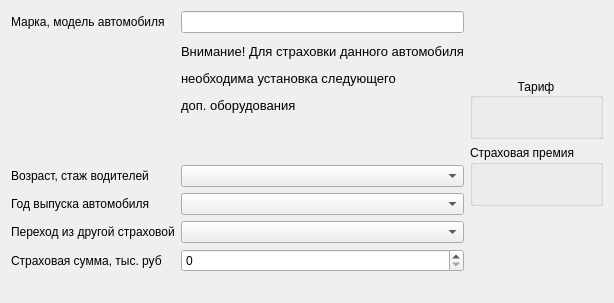
<?xml version="1.0" encoding="UTF-8"?>
<ui version="4.0">
 <class>calcCascoForm</class>
 <widget class="QDialog" name="calcCascoForm">
  <property name="geometry">
   <rect>
    <x>0</x>
    <y>0</y>
    <width>582</width>
    <height>303</height>
   </rect>
  </property>
  <property name="windowTitle">
   <string>Dialog</string>
  </property>
  <property name="sizeGripEnabled">
   <bool>false</bool>
  </property>
  <layout class="QVBoxLayout" name="verticalLayout_2">
   <item>
    <layout class="QGridLayout" name="gridLayout_4">
     <item row="0" column="0">
      <layout class="QGridLayout" name="gridLayout">
       <item row="3" column="0">
        <widget class="QLabel" name="label_4">
         <property name="text">
          <string>Год выпуска автомобиля</string>
         </property>
        </widget>
       </item>
       <item row="1" column="1">
        <widget class="QLabel" name="dopInfo">
         <property name="text">
          <string>&lt;html&gt;&lt;head/&gt;&lt;body&gt;&lt;p&gt;&lt;span style=&quot; font-size:10pt;&quot;&gt;Внимание! Для страховки данного автомобиля&lt;/span&gt;&lt;/p&gt;&lt;p&gt;&lt;span style=&quot; font-size:10pt;&quot;&gt;необходима установка следующего &lt;/span&gt;&lt;/p&gt;&lt;p&gt;&lt;span style=&quot; font-size:10pt;&quot;&gt;доп. оборудования&lt;/span&gt;&lt;/p&gt;&lt;p&gt;&lt;br/&gt;&lt;/p&gt;&lt;/body&gt;&lt;/html&gt;</string>
         </property>
         <property name="scaledContents">
          <bool>false</bool>
         </property>
        </widget>
       </item>
       <item row="3" column="1">
        <widget class="QComboBox" name="yearComboBox">
         <property name="tableName" stdset="0">
          <string>years</string>
         </property>
        </widget>
       </item>
       <item row="4" column="0">
        <widget class="QLabel" name="label_5">
         <property name="text">
          <string>Переход из другой страховой</string>
         </property>
        </widget>
       </item>
       <item row="2" column="0">
        <widget class="QLabel" name="label_3">
         <property name="text">
          <string>Возраст, стаж водителей</string>
         </property>
        </widget>
       </item>
       <item row="2" column="1">
        <widget class="QComboBox" name="agesComboBox">
         <property name="modelColumn">
          <number>0</number>
         </property>
         <property name="tableName" stdset="0">
          <string>stage</string>
         </property>
        </widget>
       </item>
       <item row="1" column="0">
        <spacer name="horizontalSpacer">
         <property name="orientation">
          <enum>Qt::Horizontal</enum>
         </property>
         <property name="sizeHint" stdset="0">
          <size>
           <width>40</width>
           <height>20</height>
          </size>
         </property>
        </spacer>
       </item>
       <item row="0" column="1">
        <widget class="QLineEdit" name="modelLineEdit"/>
       </item>
       <item row="5" column="1">
        <widget class="QSpinBox" name="premSpinBox">
         <property name="maximum">
          <number>10000</number>
         </property>
        </widget>
       </item>
       <item row="4" column="1">
        <widget class="QComboBox" name="transComboBox">
         <property name="tableName" stdset="0">
          <string>transitions</string>
         </property>
        </widget>
       </item>
       <item row="5" column="0">
        <widget class="QLabel" name="label_6">
         <property name="text">
          <string>Страховая сумма, тыс. руб</string>
         </property>
        </widget>
       </item>
       <item row="0" column="0">
        <widget class="QLabel" name="label_2">
         <property name="text">
          <string>Марка, модель автомобиля</string>
         </property>
        </widget>
       </item>
      </layout>
     </item>
     <item row="0" column="1">
      <layout class="QVBoxLayout" name="verticalLayout">
       <item>
        <spacer name="verticalSpacer_2">
         <property name="orientation">
          <enum>Qt::Vertical</enum>
         </property>
         <property name="sizeHint" stdset="0">
          <size>
           <width>20</width>
           <height>40</height>
          </size>
         </property>
        </spacer>
       </item>
       <item>
        <widget class="QGroupBox" name="groupBox_2">
         <property name="layoutDirection">
          <enum>Qt::LeftToRight</enum>
         </property>
         <property name="title">
          <string>Тариф</string>
         </property>
         <property name="alignment">
          <set>Qt::AlignCenter</set>
         </property>
         <layout class="QGridLayout" name="gridLayout_2">
          <item row="0" column="0">
           <spacer name="horizontalSpacer_2">
            <property name="orientation">
             <enum>Qt::Horizontal</enum>
            </property>
            <property name="sizeHint" stdset="0">
             <size>
              <width>55</width>
              <height>20</height>
             </size>
            </property>
           </spacer>
          </item>
          <item row="0" column="1">
           <widget class="QLabel" name="tarif">
            <property name="text">
             <string/>
            </property>
           </widget>
          </item>
          <item row="0" column="2">
           <spacer name="horizontalSpacer_3">
            <property name="orientation">
             <enum>Qt::Horizontal</enum>
            </property>
            <property name="sizeHint" stdset="0">
             <size>
              <width>55</width>
              <height>20</height>
             </size>
            </property>
           </spacer>
          </item>
         </layout>
        </widget>
       </item>
       <item>
        <widget class="QGroupBox" name="groupBox">
         <property name="title">
          <string>Страховая премия</string>
         </property>
         <layout class="QGridLayout" name="gridLayout_3">
          <item row="0" column="0">
           <spacer name="horizontalSpacer_4">
            <property name="orientation">
             <enum>Qt::Horizontal</enum>
            </property>
            <property name="sizeHint" stdset="0">
             <size>
              <width>55</width>
              <height>20</height>
             </size>
            </property>
           </spacer>
          </item>
          <item row="0" column="1">
           <widget class="QLabel" name="prem">
            <property name="text">
             <string/>
            </property>
           </widget>
          </item>
          <item row="0" column="2">
           <spacer name="horizontalSpacer_5">
            <property name="orientation">
             <enum>Qt::Horizontal</enum>
            </property>
            <property name="sizeHint" stdset="0">
             <size>
              <width>55</width>
              <height>20</height>
             </size>
            </property>
           </spacer>
          </item>
         </layout>
         <zorder>prem</zorder>
         <zorder></zorder>
         <zorder>horizontalSpacer_4</zorder>
         <zorder>horizontalSpacer_5</zorder>
        </widget>
       </item>
       <item>
        <spacer name="verticalSpacer">
         <property name="orientation">
          <enum>Qt::Vertical</enum>
         </property>
         <property name="sizeHint" stdset="0">
          <size>
           <width>20</width>
           <height>40</height>
          </size>
         </property>
        </spacer>
       </item>
      </layout>
     </item>
    </layout>
   </item>
   <item>
    <widget class="QLabel" name="label">
     <property name="text">
      <string/>
     </property>
    </widget>
   </item>
  </layout>
 </widget>
 <resources/>
 <connections/>
</ui>
